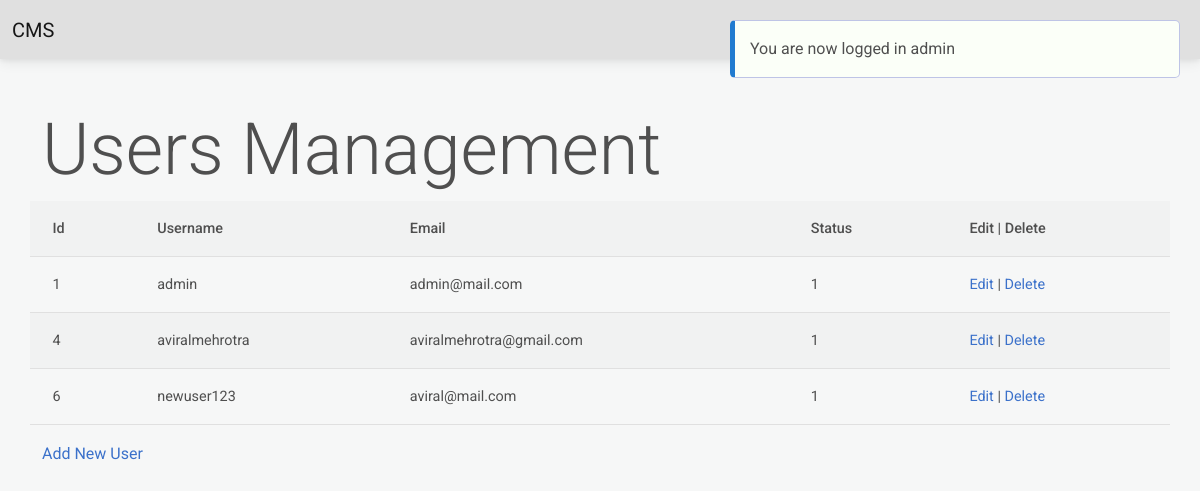
/users.php (signed in), run on the app's committed database.
### tables this page shows
CREATE TABLE `users` (
  `id` int(10) UNSIGNED NOT NULL,
  `username` varchar(100) NOT NULL,
  `email` varchar(100) NOT NULL,
  `password` varchar(100) NOT NULL,
  `active` tinyint(1) NOT NULL,
  `added` datetime NOT NULL DEFAULT current_timestamp()
);

### users.php (the view, shortened to what this page needs)
<?php
include "includes/database.php";
include "includes/header.php";
if ($stm = $connect->prepare('SELECT * FROM users')) {
    $stm->execute();
    $result = $stm->get_result();
    if ($result->num_rows > 0) {
?>
        <div class="container mt-5">
            <div class="row justify-content-center">
                <h2 class="display-2">Users Management</h2>
                <table class="table table-striped table-hover">
                    <tr>
                        <th>Id</th>
                        <th>Username</th>
                        <th>Email</th>
                        <th>Status</th>
                        <th>Edit | Delete</th>
                    </tr>
                    <?php while ($record = mysqli_fetch_assoc($result)) { ?>
                        <tr>
                            <td><?php echo $record['id']; ?></td>
                            <td><?php echo $record['username']; ?></td>
                            <td><?php echo $record['email']; ?></td>
                            <td><?php echo $record['active']; ?></td>
                            <td><a href="users_edit.php?id=<?php echo $record['id']; ?>">Edit </a>|
                                <a href="users.php?delete=<?php echo $record['id']; ?>"> Delete
                            </td>
                        </tr>
                    <?php } ?>
                </table>
                <a href="users_add.php">Add New User</a>
            </div>
        </div>
<?php
    } else {
        echo 'No users found!';
    }
} else {
    echo 'Could not prepare statement!';
}
include "includes/footer.php";
?>

### css/styles.css (style rules this page uses)
body { background-color: #f6f7f7; }

### data on the page
users: id "1", username "admin", email "admin@mail.com", active "1"
users: id "4", username "aviralmehrotra", email "aviralmehrotra@gmail.com", active "1"
users: id "6", username "newuser123", email "aviral@mail.com", active "1"
